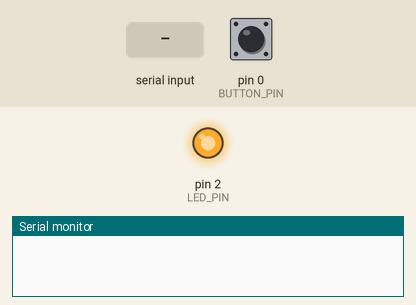
Recording of a sketch running on a simulated Arduino Leonardo, built with avr-gcc and run on an emulated ATmega32U4. Parts: output pins drawn as LEDs (lit = HIGH), the last lines printed to the serial monitor. The test bench sets the inputs (shaded band); at power-on: pin 0 (BUTTON_PIN) HIGH. USB keyboard and mouse output is not drawn.

Above: at 4.3 s.
4.4 s: "1" received over Serial
At 5.5 s:
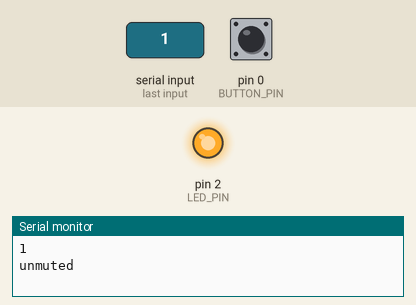
5.9 s: "0" received over Serial
At 6.9 s:
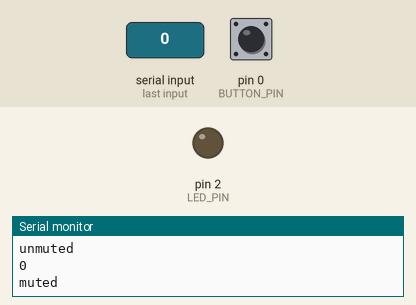
Timing chart, 0 to 10.7 s (numbered marks = the images above; inputs shaded):
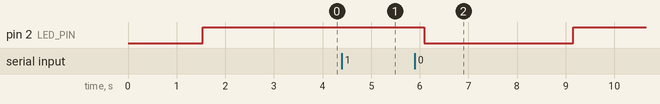

Measured:
- after the input at 4.4 s, pin 2 (LED_PIN): stays HIGH (without the input it goes to LOW after 0.20 s)
- after the input at 5.9 s, pin 2 (LED_PIN): HIGH → LOW after 0.19 s, → HIGH 3.1 s later

The sketch:

trinket_sketch_status_switcher_win.ino
```cpp
//#include <Adafruit_DotStar.h>
#include <Bounce2.h>
#include <Keyboard.h>

#define BUTTON_PIN 0
#define LED_PIN 2

Bounce debouncer = Bounce();

unsigned long prevMillis = 0;
int brightness = 0;
int incomingByte = 0;
char incomingState;
char muteState = '0';
char unmuteState = '1';
bool increase = true;
bool muted = true;

void setup() {
  debouncer.attach(BUTTON_PIN, INPUT_PULLUP);
  debouncer.interval(30);
  Keyboard.begin();
  Serial.begin(9600);
}

void loop() {
  debouncer.update();

  unsigned long nowMillis = millis();
  if (brightness >= 255) {
    increase = false;
  }
  if (brightness <= 0) {
    increase = true;
  }
  if (nowMillis - prevMillis >= 12 && muted) {
    prevMillis = nowMillis;
    if (increase == true) {
      brightness++;
    } else {
      brightness --;
    }
    analogWrite(LED_PIN, brightness);
  } else if (!muted) {
    analogWrite(LED_PIN, 255);
  }


  if (debouncer.fell()) {
    Serial.println("button pressed");
    Keyboard.press(KEY_LEFT_GUI);
    Keyboard.press(KEY_LEFT_SHIFT);
    Keyboard.press('a');
    delay(100);
    Keyboard.releaseAll();
    delay(600);
  }

  if (Serial.available() > 0) {
    //incomingState = Serial.readString();
    //incomingState.trim();
    incomingState = Serial.read();
    Serial.println(incomingState);
    if (incomingState == muteState) {
      Serial.println("muted");
      muted = true;
    } else if (incomingState == unmuteState) {
      Serial.println("unmuted");
      muted = false;
    } else {
      Serial.println("ignoring invalid input");
    }
  }
}
```
